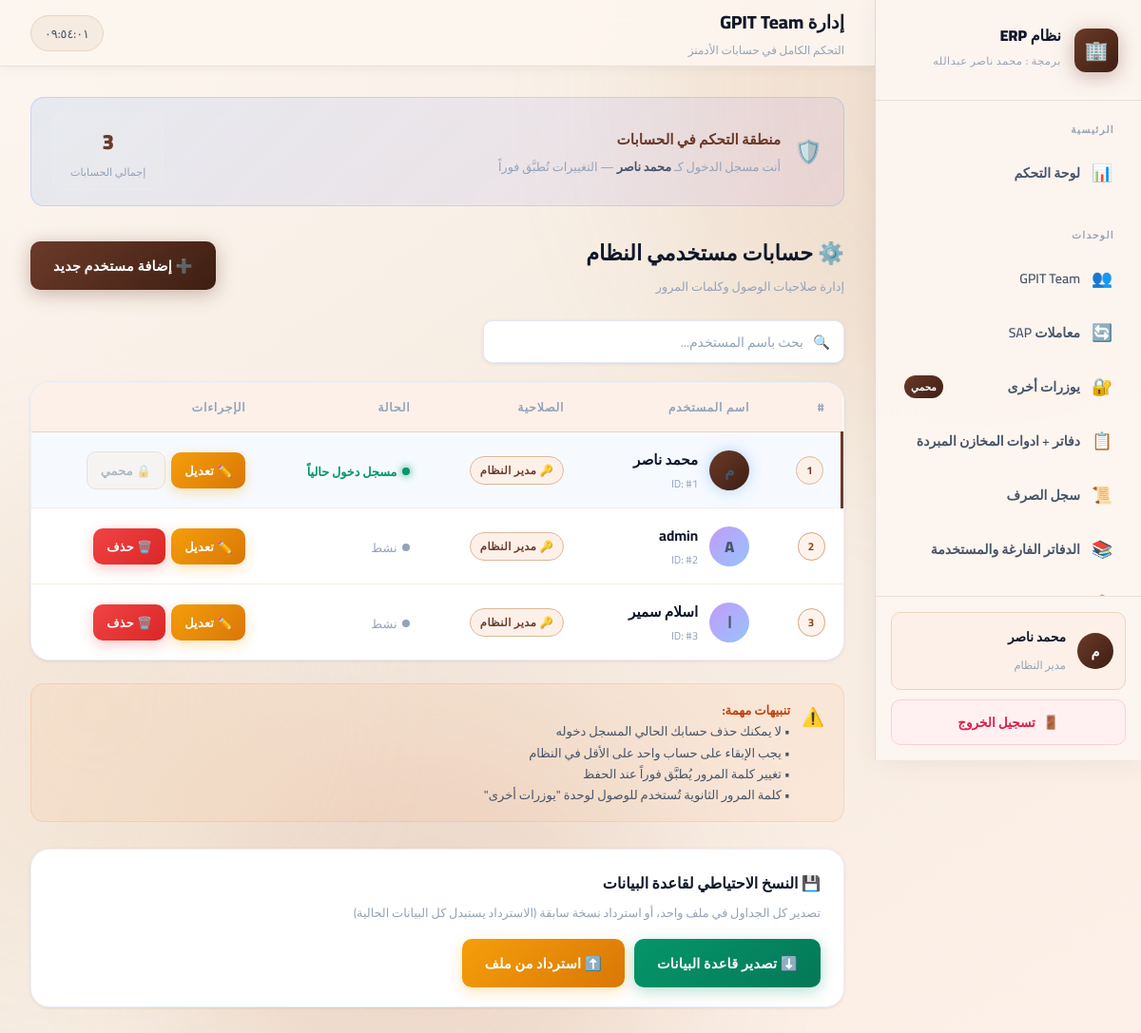
Screenshot of /admins (signed in) with the database file from the repository.
### tables this page shows
CREATE TABLE admins (
        id INTEGER PRIMARY KEY AUTOINCREMENT,
        username TEXT UNIQUE NOT NULL,
        password TEXT NOT NULL,
        secondary_password TEXT NOT NULL
    );

### app.py (the view)
@app.route('/admins')
@login_required
def admins():
    conn = get_db()
    search = request.args.get('search', '')
    query = "SELECT id, username FROM admins WHERE 1=1"
    params = []
    if search:
        query += " AND username LIKE ?"
        params.append(f'%{search}%')
    query += " ORDER BY id ASC"
    admins_list = conn.execute(query, params).fetchall()
    conn.close()
    return render_template('admins.html', admins=admins_list, search=search,
                           current_admin_id=session['admin_id'])

### app.py (called while the page is built, shortened)
def get_db():
    conn = sqlite3.connect(DATABASE, timeout=30, check_same_thread=False)
    conn.row_factory = sqlite3.Row
    conn.create_function('safe_int', 1, _safe_int)
    conn.execute("PRAGMA journal_mode=WAL")
    conn.execute("PRAGMA synchronous=NORMAL")
    conn.execute("PRAGMA busy_timeout=30000")
    return conn

def login_required(f):
    @wraps(f)
    def decorated(*args, **kwargs):
        if 'admin_id' not in session:
            return redirect(url_for('login'))
        return f(*args, **kwargs)
    return decorated

### templates/admins.html (shortened to what this page needs)
{% extends "base.html" %}
{% block page_title %}إدارة GPIT Team{% endblock %}
{% block page_subtitle %}التحكم الكامل في حسابات الأدمنز{% endblock %}
{% block content %}
<div style="background: linear-gradient(135deg, rgba(79,156,249,0.12), rgba(155,89,245,0.08)); border: 1px solid rgba(79,156,249,0.25); border-radius: var(--radius-md); padding: 16px 22px; margin-bottom: 28px; display: flex; align-items: center; gap: 14px;">
  <span style="font-size: 1.5rem;">🛡️</span>
  <div>
    <div style="font-weight: 700; color: var(--accent-blue); font-size: 0.95rem;">منطقة التحكم في الحسابات</div>
    <div style="color: var(--text-muted); font-size: 0.8rem; margin-top: 2px;">أنت مسجل الدخول كـ <strong style="color: var(--text-secondary);">{{ session.admin_username }}</strong> — التغييرات تُطبَّق فوراً</div>
  </div>
  <div style="margin-right: auto; display: flex; gap: 10px; align-items: center;">
    <div style="text-align: center; padding: 8px 18px; background: rgba(255,255,255,0.04); border-radius: 10px; border: 1px solid rgba(255,255,255,0.08);">
      <div style="font-size: 1.4rem; font-weight: 900; color: var(--accent-blue);">{{ admins|length }}</div>
      <div style="font-size: 0.7rem; color: var(--text-muted);">إجمالي الحسابات</div>
    </div>
  </div>
</div>
<div class="section-header">
  <div class="section-title">
    <h2>⚙️ حسابات مستخدمي النظام</h2>
    <p>إدارة صلاحيات الوصول وكلمات المرور</p>
  </div>
  <button class="btn btn-primary" onclick="openAddAdminModal()">
    ➕ إضافة مستخدم جديد
  </button>
</div>
<form method="GET" action="/admins">
  <div class="filter-bar">
    <div class="search-bar" style="flex: 1; max-width: 380px;">
      <span class="search-icon">🔍</span>
      <input type="text" name="search" value="{{ search }}" placeholder="بحث باسم المستخدم..." class="auto-search">
    </div>
  </div>
</form>
<div class="table-card">
  <div class="table-responsive">
    <table>
      <thead>
        <tr>
          <th>#</th>
          <th>اسم المستخدم</th>
          <th>الصلاحية</th>
          <th>الحالة</th>
          <th>الإجراءات</th>
        </tr>
      </thead>
      <tbody>
        {% for admin in admins %}
        <tr style="{% if admin.id == current_admin_id %}background: rgba(79,156,249,0.05); border-right: 3px solid var(--accent-blue);{% endif %}">
          <td>
            <span class="badge {% if admin.id == current_admin_id %}badge-blue{% else %}badge-purple{% endif %}">
              {{ loop.index }}
            </span>
          </td>
          <td>
            <div style="display: flex; align-items: center; gap: 12px;">
              <div style="
                width: 42px; height: 42px;
                background: {% if admin.id == current_admin_id %}var(--grad-accent){% else %}linear-gradient(135deg, rgba(155,89,245,0.6), rgba(79,156,249,0.6)){% endif %};
                border-radius: 50%;
                display: flex; align-items: center; justify-content: center;
                font-size: 1rem; font-weight: 900;
                flex-shrink: 0;
                box-shadow: {% if admin.id == current_admin_id %}0 0 16px rgba(79,156,249,0.4){% else %}none{% endif %};
              ">
                {{ admin.username[0]|upper }}
              </div>
              <div>
                <div style="color: var(--text-primary); font-weight: 700; font-size: 0.95rem;">{{ admin.username }}</div>
                <div style="font-size: 0.72rem; color: var(--text-muted);">ID: #{{ admin.id }}</div>
              </div>
            </div>
          </td>
          <td>
            <span class="badge badge-blue">🔑 مدير النظام</span>
          </td>
          <td>
            {% if admin.id == current_admin_id %}
            <span style="display: inline-flex; align-items: center; gap: 6px; font-size: 0.8rem; color: var(--accent-green); font-weight: 600;">
              <span style="width: 8px; height: 8px; background: var(--accent-green); border-radius: 50%; display: inline-block; box-shadow: 0 0 8px var(--accent-green);"></span>
              مسجل دخول حالياً
            </span>
            {% else %}
            <span style="display: inline-flex; align-items: center; gap: 6px; font-size: 0.8rem; color: var(--text-muted); font-weight: 500;">
              <span style="width: 8px; height: 8px; background: var(--text-muted); border-radius: 50%; display: inline-block;"></span>
              نشط
            </span>
            {% endif %}
          </td>
          <td>
            <div class="action-buttons">
              <button class="btn btn-warning btn-sm" onclick="openEditAdminModal({{ admin.id }}, '{{ admin.username }}')">
                ✏️ تعديل
              </button>
              {% if admin.id != current_admin_id %}
              <button class="btn btn-danger btn-sm" onclick="deleteAdmin({{ admin.id }}, '{{ admin.username }}')">
                🗑️ حذف
              </button>
              {% else %}
              <button class="btn btn-secondary btn-sm" disabled style="opacity: 0.4; cursor: not-allowed;" title="لا يمكن حذف حسابك الحالي">
                🔒 محمي
              </button>
              {% endif %}
            </div>
          </td>
        </tr>
        {% endfor %}
      </tbody>
    </table>
  </div>
</div>
<div style="margin-top: 24px; background: rgba(255,140,66,0.07); border: 1px solid rgba(255,140,66,0.2); border-radius: var(--radius-md); padding: 16px 20px; display: flex; gap: 12px;">
  <span style="font-size: 1.2rem; flex-shrink: 0;">⚠️</span>
  <div style="font-size: 0.82rem; color: var(--text-secondary); line-height: 1.7;">
    <strong style="color: var(--accent-orange);">تنبيهات مهمة:</strong><br>
    • لا يمكنك حذف حسابك الحالي المسجل دخوله<br>
    • يجب الإبقاء على حساب واحد على الأقل في النظام<br>
    • تغيير كلمة المرور يُطبَّق فوراً عند الحفظ<br>
    • كلمة المرور الثانوية تُستخدم للوصول لوحدة "يوزرات أخرى"
  </div>
</div>
<div class="table-card" style="margin-top: 28px; padding: 20px 24px;">
  <div style="font-weight: 700; margin-bottom: 4px;">💾 النسخ الاحتياطي لقاعدة البيانات</div>
  <div style="color: var(--text-muted); font-size: 0.8rem; margin-bottom: 16px;">تصدير كل الجداول في ملف واحد، أو استرداد نسخة سابقة (الاسترداد يستبدل كل البيانات الحالية)</div>
  <div style="display: flex; gap: 10px; flex-wrap: wrap;">
    <a href="/db/export" class="btn btn-success">⬇️ تصدير قاعدة البيانات</a>
    <button type="button" class="btn btn-warning" onclick="document.getElementById('db-import-file').click()">⬆️ استرداد من ملف</button>
  </div>
</div>
{% endblock %}

### templates/base.html (shortened to what this page needs)
<!DOCTYPE html>
<html lang="ar" dir="rtl">
<head>
  <link rel="stylesheet" href="{{ url_for('static', filename='css/style.css') }}">
</head>
<body>
  <div class="bg-orbs">
    <div class="orb orb-3"></div>
  </div>
  <div class="app-layout">
    <aside class="sidebar" id="sidebar">
      <div class="sidebar-header">
        <div class="brand">
          <div class="brand-icon">🏢</div>
          <div class="brand-text">
            <h2>نظام ERP</h2>
            <span>برمجة : محمد ناصر عبدالله</span>
          </div>
        </div>
      </div>
      <nav class="sidebar-nav">
        <div class="nav-section">
          <div class="nav-section-title">الرئيسية</div>
          <a href="{{ url_for('dashboard') }}" class="nav-item {% if request.endpoint == 'dashboard' %}active{% endif %}">
            <span class="nav-icon">📊</span>
            <span>لوحة التحكم</span>
          </a>
        </div>
        <div class="nav-section">
          <div class="nav-section-title">الوحدات</div>
          <a href="{{ url_for('users') }}" class="nav-item {% if request.endpoint in ['users','add_user','edit_user','edit_user_page'] %}active{% endif %}">
            <span class="nav-icon">👥</span>
            <span>GPIT Team</span>
          </a>
          <a href="{{ url_for('sap') }}" class="nav-item {% if request.endpoint in ['sap','add_sap','edit_sap'] %}active{% endif %}">
            <span class="nav-icon">🔄</span>
            <span>معاملات SAP</span>
          </a>
          <a href="{{ url_for('other_users') }}" class="nav-item {% if request.endpoint == 'other_users' %}active{% endif %}">
            <span class="nav-icon">🔐</span>
            <span>يوزرات أخرى</span>
            <span class="nav-badge">محمي</span>
          </a>
          <a href="{{ url_for('cold_books') }}" class="nav-item {% if request.endpoint in ['cold_books','add_cold_book','edit_cold_book'] %}active{% endif %}">
            <span class="nav-icon">📋</span>
            <span>دفاتر + ادوات المخازن المبردة</span>
          </a>
          <a href="{{ url_for('dispense_log') }}" class="nav-item {% if request.endpoint == 'dispense_log' %}active{% endif %}">
            <span class="nav-icon">📜</span>
            <span>سجل الصرف</span>
          </a>
          <a href="{{ url_for('empty_books') }}" class="nav-item {% if request.endpoint == 'empty_books' %}active{% endif %}">
            <span class="nav-icon">📚</span>
            <span>الدفاتر الفارغة والمستخدمة</span>
          </a>
          <a href="{{ url_for('receipt_inquiry') }}" target="_blank" class="nav-item {% if request.endpoint == 'receipt_inquiry' %}active{% endif %}">
            <span class="nav-icon">📦</span>
            <span>استعلام دفتر إيصال شحن</span>
          </a>
        </div>
      </nav>
      <div class="sidebar-footer">
        <div class="user-info">
          <div class="user-avatar">{{ session.admin_username[0]|upper if session.admin_username else 'A' }}</div>
          <div class="user-details">
            <h4>{{ session.admin_username or 'مسؤول النظام' }}</h4>
            <span>مدير النظام</span>
          </div>
        </div>
        <a href="{{ url_for('logout') }}" class="btn-logout">
          <span>🚪</span> تسجيل الخروج
        </a>
      </div>
    </aside>
    <main class="main-content">
      <header class="topbar">
        <div class="topbar-title">
          <h1>{% block page_title %}لوحة التحكم{% endblock %}</h1>
          <p>{% block page_subtitle %}نظام إدارة الموارد المؤسسية{% endblock %}</p>
        </div>
        <div class="topbar-actions">
          <div class="time-display" id="live-clock">⏰ --:--:--</div>
        </div>
      </header>
      <div class="page-body">
        {% block content %}{% endblock %}
      </div>
    </main>
  </div>
</body>
</html>

### rows the page displays
admins: username "محمد ناصر", admin_username "محمد ناصر", username "م", id "1", shows "مسجل دخول حالياً", shows "🔒 محمي"
admins: username "A", username "admin", id "2", shows "نشط"
admins: username "ا", username "اسلام سمير", id "3", shows "نشط"

### other values shown
{{ session.admin_username[0]|upper if session.admin_username else 'A' }} "م"
{{ admins|length }} "3"
